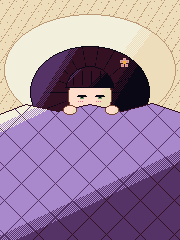
#> input picture design/redesign/art/photos/selfie-duvet.png, 180 x 240 px
$ python compose.py ../../../art/photos/selfie-duvet.png out.png ../../../art/photos/selfie-jersey.png ../../../art/photos/selfie-jersey.png
#> lines starting #> are read from the running program, lines starting #| are printed output that depends on the picture
# python3 compose.py in.png out_prefix: the ray pass (4x: material, light, depth) -> 640 x 360 in her PC-98 16 colours.
# Each material on its own ramp with flat tones and 50% checkers between them (what PC-98 painters used); line art in
# exact colours where a nearer surface meets something further back (material or depth), drawn on the nearer side.
import sys, numpy as np
from PIL import Image
PC98 = ['#0a0814', '#331122', '#553366', '#aa88cc', '#5577aa', '#ee6688', '#d9a69c', '#ffddcc', '#eeddbb', '#bb9977', '#774433', '#f1a934', '#f2efdc', '#d23c5a', '#81c1c8', '#749970']
RGB = np.array([[int(h[i:i+2], 16) for i in (1, 3, 5)] for h in PC98], np.uint8)
V, PL, PU, LI, DE, RO, PI, SK, BE, TA, BR, GO, MO, CR, CY, MS = range(16)
# material ids from scene.html
WALL, FLOOR, WOOD, SHEET, PILLOW, SKIN, SOLE, HAIR, TEE, PANTY, BLANKET, CLIP, NAIL, PHONE, GLOW, PAD = range(1, 17)
RAMP = {0: [V], WALL: [PL, BR, TA, BE, MO], FLOOR: [V, PL, BR, TA], WOOD: [V, PL, BR, TA, BE], SHEET: [TA, BE, MO], PILLOW: [TA, BE, MO],
        SKIN: [BR, PI, SK, MO], SOLE: [BR, PI, SK], PAD: [BR, RO, PI, SK], HAIR: [V, PL, PU, DE], TEE: [V, DE, CY], PANTY: [PL, CR, RO, PI], BLANKET: [PU, LI, BE, MO],
        CLIP: [CR, RO, MO], NAIL: [CR, RO], PHONE: [V, PL], GLOW: [CY, MO]}
GAIN = {SOLE: (0.02, 1.0), PAD: (0.0, 1.0), SKIN: (0.16, 1.0), SHEET: (0.0, 1.05), WALL: (0.28, 1.0), PANTY: (0.1, 1.0)}   # light offset, gain per material
import os as _os
for _kv in filter(None, _os.environ.get('GAINS', '').split(';')):   # per-scene overrides: GAINS='11:0.1,0.72;4:0,1'
    _k, _v = _kv.split(':'); GAIN[int(_k)] = tuple(map(float, _v.split(',')))
for _kv in filter(None, _os.environ.get('RAMPS', '').split(';')):   # per-scene ramp overrides: RAMPS='13:BE,MO'
    _k, _v = _kv.split(':'); RAMP[int(_k)] = [globals()[n] for n in _v.split(',')]
INK = {SKIN: BR, SOLE: BR, PAD: BR, HAIR: V, TEE: V, PANTY: PL, BLANKET: PL, PILLOW: TA, CLIP: PL, WOOD: V, NAIL: PL, PHONE: V}
def tone(ramp, L, x, y):
    t = np.clip(L, 0, 1) * (len(ramp) - 1); b = np.floor(t).astype(int); f = t - b
    up = np.where(f > 0.68, 1, np.where(f > 0.36, (x + y) & 1, 0))
    return np.array(ramp)[np.minimum(len(ramp) - 1, b + up)]
src = np.asarray(Image.open(sys.argv[1]).convert('RGB')).astype(np.float32)
S = src.shape[1] // 640; H, W = 360, 640
#> after `S = src.shape[1] // 640`: S = 0
mat4 = np.round(src[..., 0] / 255 * 16).astype(int)
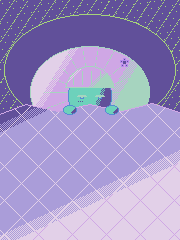
#> mat4: shape (240, 180) int64; 9 distinct labels, from 1 to 16; one colour per label, 0 black
L4 = src[..., 1] / 255; D4 = src[..., 2] / 255 * 600
#> after `L4 = src[..., 1] / 255`:
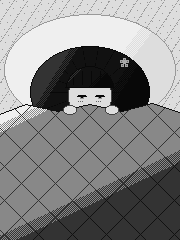
#> L4: shape (240, 180) float32; min 0.0314, max 0.937, mean 0.525
#> after `D4 = src[..., 2] / 255 * 600`:
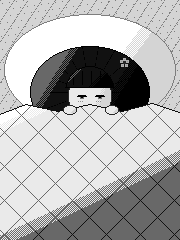
#> D4: shape (240, 180) float32; min 47.06, max 517.6, mean 376.9; drawn with min black and max white
# 1x: each pixel takes the material covering most of its 4 x 4 block, the mean light and the nearest depth of it
#> (the run stopped early here; a loop or call above may not have finished)
